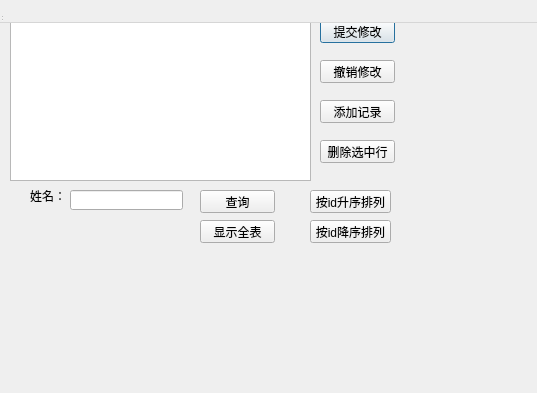
<?xml version="1.0" encoding="UTF-8"?>
<ui version="4.0">
 <class>SqlModel</class>
 <widget class="QDialog" name="SqlModel">
  <property name="geometry">
   <rect>
    <x>0</x>
    <y>0</y>
    <width>537</width>
    <height>393</height>
   </rect>
  </property>
  <property name="windowTitle">
   <string>SqlModel</string>
  </property>
  <widget class="QWidget" name="centralWidget">
   <widget class="QTableView" name="tableView">
    <property name="geometry">
     <rect>
      <x>10</x>
      <y>10</y>
      <width>301</width>
      <height>171</height>
     </rect>
    </property>
   </widget>
   <widget class="QPushButton" name="pushButton">
    <property name="geometry">
     <rect>
      <x>320</x>
      <y>20</y>
      <width>75</width>
      <height>23</height>
     </rect>
    </property>
    <property name="text">
     <string>提交修改</string>
    </property>
   </widget>
   <widget class="QPushButton" name="pushButton_2">
    <property name="geometry">
     <rect>
      <x>320</x>
      <y>60</y>
      <width>75</width>
      <height>23</height>
     </rect>
    </property>
    <property name="text">
     <string>撤销修改</string>
    </property>
   </widget>
   <widget class="QPushButton" name="pushButton_3">
    <property name="geometry">
     <rect>
      <x>320</x>
      <y>100</y>
      <width>75</width>
      <height>23</height>
     </rect>
    </property>
    <property name="text">
     <string>添加记录</string>
    </property>
   </widget>
   <widget class="QPushButton" name="pushButton_4">
    <property name="geometry">
     <rect>
      <x>320</x>
      <y>140</y>
      <width>75</width>
      <height>23</height>
     </rect>
    </property>
    <property name="text">
     <string>删除选中行</string>
    </property>
   </widget>
   <widget class="QPushButton" name="pushButton_5">
    <property name="geometry">
     <rect>
      <x>310</x>
      <y>190</y>
      <width>81</width>
      <height>23</height>
     </rect>
    </property>
    <property name="text">
     <string>按id升序排列</string>
    </property>
   </widget>
   <widget class="QPushButton" name="pushButton_6">
    <property name="geometry">
     <rect>
      <x>310</x>
      <y>220</y>
      <width>81</width>
      <height>23</height>
     </rect>
    </property>
    <property name="text">
     <string>按id降序排列</string>
    </property>
   </widget>
   <widget class="QLabel" name="label">
    <property name="geometry">
     <rect>
      <x>30</x>
      <y>190</y>
      <width>54</width>
      <height>12</height>
     </rect>
    </property>
    <property name="text">
     <string>姓名：</string>
    </property>
   </widget>
   <widget class="QLineEdit" name="lineEdit">
    <property name="geometry">
     <rect>
      <x>70</x>
      <y>190</y>
      <width>113</width>
      <height>20</height>
     </rect>
    </property>
   </widget>
   <widget class="QPushButton" name="pushButton_7">
    <property name="geometry">
     <rect>
      <x>200</x>
      <y>190</y>
      <width>75</width>
      <height>23</height>
     </rect>
    </property>
    <property name="text">
     <string>查询</string>
    </property>
   </widget>
   <widget class="QPushButton" name="pushButton_8">
    <property name="geometry">
     <rect>
      <x>200</x>
      <y>220</y>
      <width>75</width>
      <height>23</height>
     </rect>
    </property>
    <property name="text">
     <string>显示全表</string>
    </property>
   </widget>
  </widget>
  <widget class="QMenuBar" name="menuBar">
   <property name="geometry">
    <rect>
     <x>0</x>
     <y>0</y>
     <width>537</width>
     <height>23</height>
    </rect>
   </property>
  </widget>
  <widget class="QToolBar" name="mainToolBar">
   <attribute name="toolBarArea">
    <enum>TopToolBarArea</enum>
   </attribute>
   <attribute name="toolBarBreak">
    <bool>false</bool>
   </attribute>
  </widget>
  <widget class="QStatusBar" name="statusBar"/>
 </widget>
 <layoutdefault spacing="6" margin="11"/>
 <resources/>
 <connections/>
</ui>
